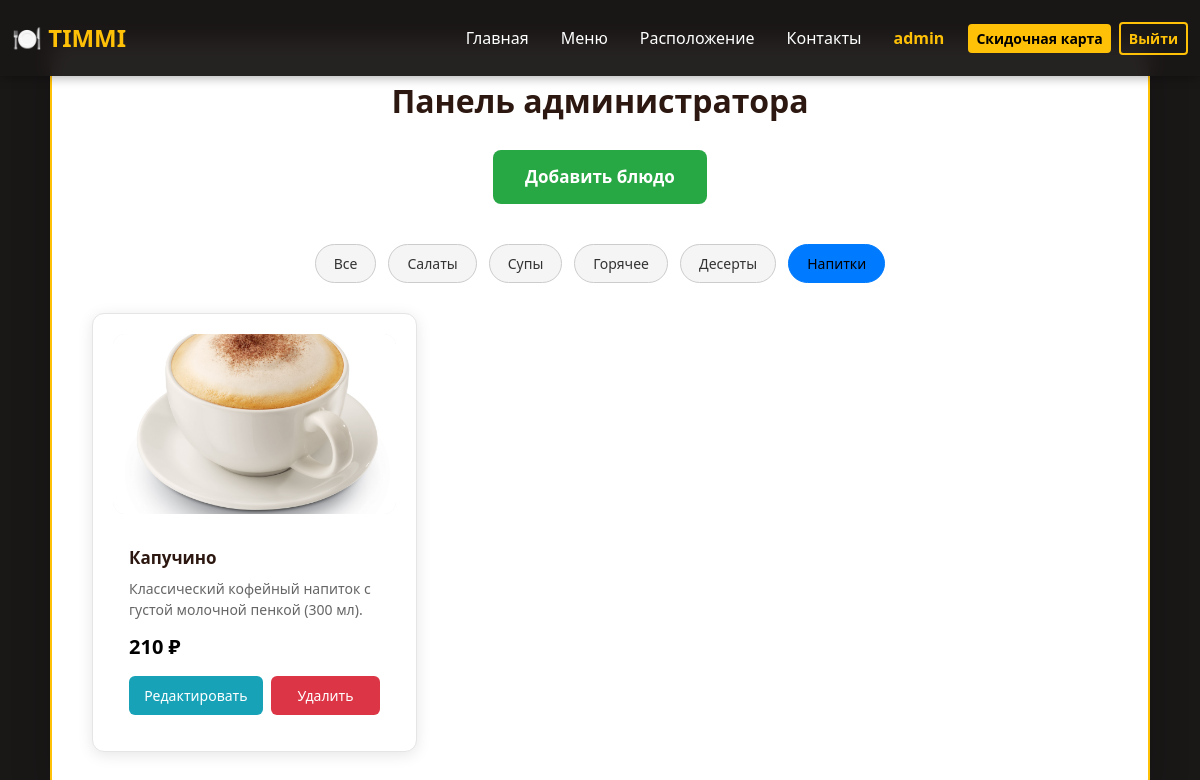
The page /admin?category=drinks (signed in) on the database its author committed.
### data/users.py (models this page shows, shortened)
class User(SqlAlchemyBase, UserMixin, SerializerMixin):
    __tablename__ = 'users'
    id = sqlalchemy.Column(sqlalchemy.Integer,
                           primary_key=True, autoincrement=True)
    name = sqlalchemy.Column(sqlalchemy.String, nullable=True)
    phone_number = sqlalchemy.Column(sqlalchemy.String, nullable=True)
    email = sqlalchemy.Column(sqlalchemy.String,
                              index=True, unique=True, nullable=True)
    hashed_password = sqlalchemy.Column(sqlalchemy.String, nullable=True)
    card = sqlalchemy.Column(sqlalchemy.String, nullable=True)

### data/dishes.py (models this page shows, shortened)
class Dish(SqlAlchemyBase, UserMixin, SerializerMixin):
    __tablename__ = 'dishes'
    id = sqlalchemy.Column(sqlalchemy.Integer,
                           primary_key=True, autoincrement=True)
    name = sqlalchemy.Column(sqlalchemy.String, nullable=True)
    description = sqlalchemy.Column(sqlalchemy.String, nullable=True)
    price = sqlalchemy.Column(sqlalchemy.Integer,
                              index=True, unique=True, nullable=True)
    image = sqlalchemy.Column(sqlalchemy.String)
    category = sqlalchemy.Column(sqlalchemy.String)

### main.py (the view)
@app.route('/admin')
def admin():
    if current_user.id == 1:
        CATEGORIES = {
            'all': 'Все',
            'salads': 'Салаты',
            'soups': 'Супы',
            'mains': 'Горячее',
            'desserts': 'Десерты',
            'drinks': 'Напитки'
        }
        current_category = request.args.get('category', 'all')
        db_sess = db_session.create_session()
        if current_category == 'all':
            dishes = db_sess.query(Dish).all()
        else:
            dishes = db_sess.query(Dish).filter(Dish.category == current_category).all()
        menu_data = {
            'title': 'Меню',
            'dishes': dishes,
            'categories': CATEGORIES,
            'current_category': current_category
        }
        return render_template('admin.html', menu=menu_data)
    return redirect('/')

### data/db_session.py (called while the page is built)
def create_session() -> Session:
    global __factory
    return __factory()

### main.py (called while the page is built)
@login_manager.user_loader
def load_user(user_id):
    db_sess = db_session.create_session()
    return db_sess.get(User, user_id)

### templates/admin.html (shortened to what this page needs)
{% extends "base.html" %}
{% block content %}
<div class="admin-container">
    <h1>Панель администратора</h1>
    <div class="add-button-container">
        <a href="{{ url_for('admin_add') }}" class="btn-add-large">Добавить блюдо</a>
    </div>
    <div class="category-filters">
        {% for cat_id, cat_name in menu.categories.items() %}
            <a href="{{ url_for('admin', category=cat_id) }}"
               class="filter-btn {% if menu.current_category == cat_id %}active{% endif %}">
                {{ cat_name }}
            </a>
        {% endfor %}
    </div>
    {% if menu.dishes %}
        <div class="menu-grid">
            {% for dish in menu.dishes %}
                <div class="menu-item">
                    <div class="menu-item-image">
                        {% if dish.image and dish.image != 'default.jpg' %}
                            <img src="{{ url_for('static', filename='img/' + dish.image) }}" alt="{{ dish.name }}">
                        {% else %}
                            <img src="{{ url_for('static', filename='img/default.jpg') }}" alt="{{ dish.name }}">
                        {% endif %}
                    </div>
                    <div class="menu-item-content">
                        <div class="menu-item-name">{{ dish.name }}</div>
                        <div class="menu-item-description">{{ dish.description }}</div>
                        <div class="menu-item-price">{{ dish.price }} ₽</div>
                        <div class="dish-actions">
                            <a href="{{ url_for('admin_edit', dish_id=dish.id) }}" class="btn-edit">
                                Редактировать
                            </a>
                            <form method="POST" action="{{ url_for('admin_delete') }}">
                                <button type="submit"
                                        class="btn-delete-small"
                                        onclick="return confirm('Удалить блюдо {{ dish.name }}?');">
                                    Удалить
                                </button>
                            </form>
                        </div>
                    </div>
                </div>
            {% endfor %}
        </div>
    {% else %}
        <div class="empty-message">
            В этой категории пока нет блюд
        </div>
    {% endif %}
</div>
{% endblock %}

### templates/base.html (shortened to what this page needs)
<!doctype html>
<html lang="ru">
<head>
    <link rel="stylesheet" href="https://cdn.jsdelivr.net/npm/bootstrap@5.3.0/dist/css/bootstrap.min.css">
</head>
<body>
<nav class="navbar navbar-expand-lg navbar-dark fixed-top">
    <div class="container-fluid">
        <a class="navbar-brand" href="/">🍽️ TIMMI</a>
        <div class="collapse navbar-collapse" id="navbarNav">
            <ul class="navbar-nav ms-auto align-items-lg-center">
                <li class="nav-item"><a class="nav-link px-3" href="/">Главная</a></li>
                <li class="nav-item"><a class="nav-link px-3" href="/menu">Меню</a></li>
                <li class="nav-item"><a class="nav-link px-3" href="/location">Расположение</a></li>
                <li class="nav-item"><a class="nav-link px-3" href="/contacts">Контакты</a></li>
                {% if current_user.is_authenticated %}
                    <li class="nav-item"><span class="user-info px-3">{{ current_user.name }}</span></li>
                    <li class="nav-item ms-lg-2"><a class="btn btn-register btn-sm" href="/discountcard">Скидочная карта</a></li>
                    <li class="nav-item ms-lg-2"><a class="btn btn-login btn-sm" href="/logout">Выйти</a></li>
                {% else %}
                    <li class="nav-item ms-lg-2"><a class="btn btn-register btn-sm" href="/register">Зарегистрироваться</a></li>
                    <li class="nav-item ms-lg-2"><a class="btn btn-login btn-sm" href="/login">Войти</a></li>
                {% endif %}
            </ul>
        </div>
    </div>
</nav>
<main role="main">
    {% block content %}{% endblock %}
</main>
</body>
</html>

### rows shown on the page
User: name "admin"
Dish: image (picture), name "Капучино", description "Классический кофейный напиток с густой молочной пенкой (300 мл).", price "210"

### other values the page prints
{{ cat_name }} "Все" "Салаты" "Супы" "Горячее" "Десерты" "Напитки"
